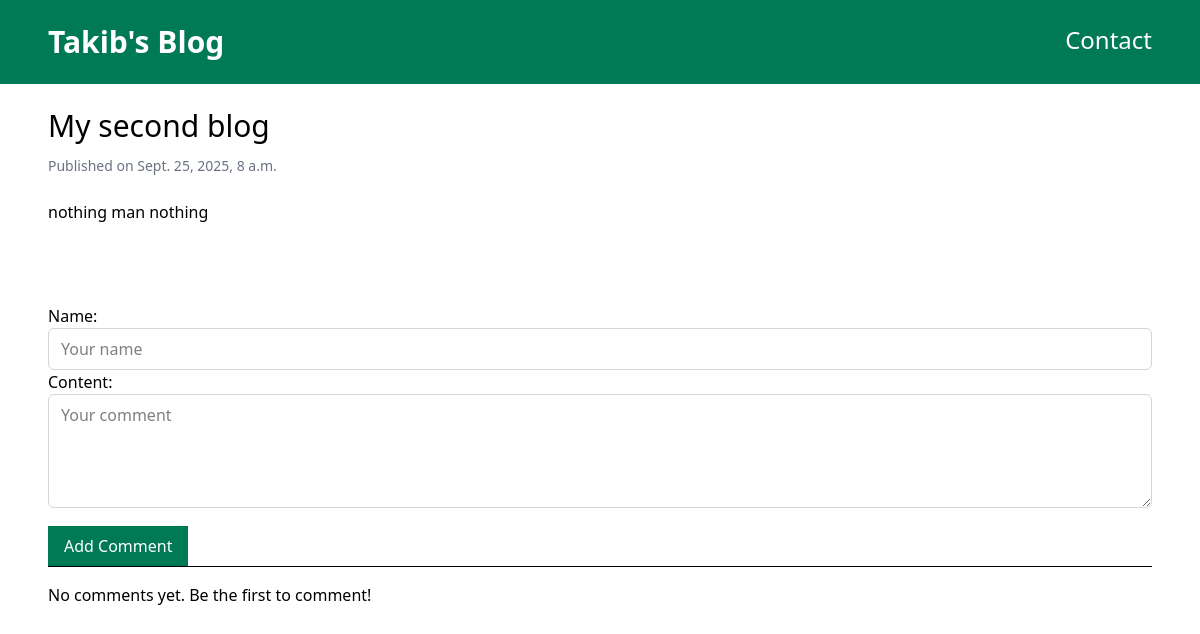
Page /second-blog/ on the committed database.
### blog/models.py (models this page shows, shortened)
class Post(models.Model):
    title = models.CharField(max_length = 255)
    slug = models.SlugField()
    content = models.TextField()
    created_at = models.DateTimeField(auto_now_add=True)
    class meta:
        ordering = ('-created_at')

### blog/views.py (the view)
# urls.py: path('<slug:slug>/', views.detail, name = "detail")
def detail(request, slug):
    post = get_object_or_404(Post, slug=slug)
    if request.method == 'POST':
        form = commentForm(request.POST)
        if form.is_valid():
            comment = form.save(commit = False)
            comment.post = post
            comment.save()
            return redirect('detail', slug=slug)
    else:
        form = commentForm
    return render(request, 'blog/detail.html', {
        'post': post,
        'form': form,
    })

### blog/templates/blog/detail.html (shortened to what this page needs)
{% extends "blog/base.html" %}
{%block content%}
   <h1 class="text-3xl">{{ post.title }}</h1>
   <p class="mt-3 text-sm text-gray-500">Published on {{ post.created_at }}</p>
   <p class="mt-6 mb-20">{{ post.content }}</p>
   <div class = "mt-8">
        <form method="post" action=".">
            {{ form.as_p }}
            <button class = "mt-3 px-4 py-2 bg-emerald-700 text-white" type="submit">Add Comment</button>
        </form>
        <hr>
         {%for comment in post.comments.all %}
            <div class = "mt-4 border-b pb-4">
                <p class = "font-bold">{{ comment.name }}</p>
                <p class = "text-sm text-gray-500">Commented on {{ comment.created_at }}</p>
                <p class = "mt-2">{{ comment.content }}</p>
            </div>
            {%empty%}
                <p class = "mt-4">No comments yet. Be the first to comment!</p>
        {% endfor %}
   </div>
{%endblock content%}

### rows in the picture
Post: title "My second blog", created_at "Sept. 25, 2025, 8 a.m.", content "nothing man nothing"
